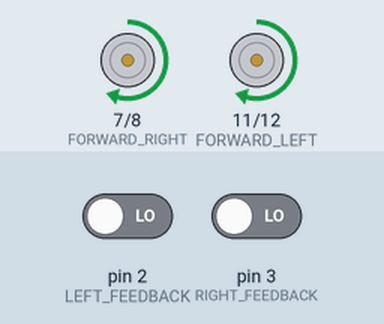
Simulated run of this sketch. Board: Arduino Uno, built with avr-gcc and run on an emulated ATmega328P. On the bench: motor-driver pin pairs drawn as motors (green arrow = first pin HIGH = forward, orange = second pin HIGH = backward, longer = more drive, scaled by the enable pin). The inputs (shaded band) are chosen by the test bench; at power-on: pin 2 (LEFT_FEEDBACK) LOW, pin 3 (RIGHT_FEEDBACK) LOW.

Above: at 0.1 s.
At 16.1 s:
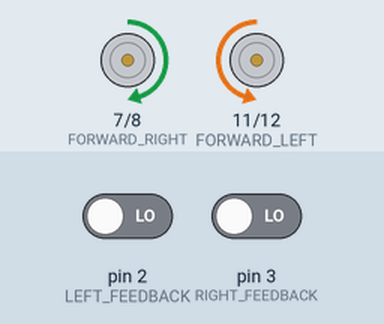
At 36.1 s:
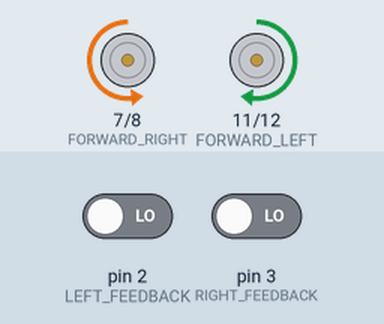
Timing chart, 0 to 39.5 s (numbered marks = the images above):
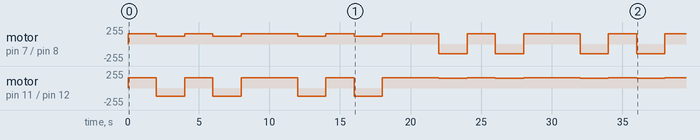

The sketch:

Story_7.ino
```cpp
int const FORWARD_RIGHT = 7;
int const REVERSE_RIGHT = 8;
int const ENABLE_RIGHT = 9;
int const ENABLE_LEFT = 10;
int const FORWARD_LEFT = 11;
int const REVERSE_LEFT = 12;
const int LEFT_FEEDBACK = 2;
const int RIGHT_FEEDBACK = 3;
volatile int leftcounter = 0;
volatile int rightcounter = 0;

void setup()
{
  Serial.begin(115200);
  attachInterrupt(digitalPinToInterrupt(LEFT_FEEDBACK), LeftMotorISR,RISING);
  attachInterrupt(digitalPinToInterrupt(RIGHT_FEEDBACK), RightMotorISR,RISING);
  pinMode(FORWARD_LEFT, OUTPUT);
  pinMode(REVERSE_LEFT, OUTPUT);
  pinMode(REVERSE_RIGHT, OUTPUT);
  pinMode(FORWARD_RIGHT, OUTPUT);
  pinMode(ENABLE_RIGHT, OUTPUT);
  pinMode(ENABLE_LEFT, OUTPUT);
}
void loop()
    {

  if(millis() > 40000) {
  stop();
  delay(1500);
  exit(0);
  }

  forwards(155,155);
  delay(2000);
  turningleft();
  delay(2000);
  forwards(155,155);
  delay(2000);
  turningleft();
  delay(2000);
  forwards(155,155);
  delay(4000);
  turningleft();
  delay(2000);
  forwards(155,155);
  delay(2000);
  turningleft();
  delay(2000);
  forwards(155,155);
  delay(4000);
  turningright();
  delay(2000);
  forwards(155,155);
  delay(2000);
  turningright();
  delay(2000);
  forwards(155,155);
  delay(4000);
  turningright();
  delay(2000);
  forwards(155,155);
  delay(2000);
  turningright();
  delay(2000);
  forwards(155,155);
  delay(2000);
  stop();
  delay(10000000);


} // end of loop

void LeftMotorISR()
    {
    leftcounter++;
     }

    void RightMotorISR()
    {
    rightcounter++;
             }

  void forwards(int leftspeed, int rightspeed)
  {
  analogWrite(ENABLE_RIGHT, rightspeed);
  analogWrite(ENABLE_LEFT, leftspeed);
  digitalWrite(FORWARD_RIGHT, HIGH);
  digitalWrite(FORWARD_LEFT, HIGH);
  digitalWrite(REVERSE_LEFT, LOW);
  digitalWrite(REVERSE_RIGHT, LOW);
             }


void turningleft() {
  analogWrite(ENABLE_RIGHT, 120);
  analogWrite(ENABLE_LEFT, 120);
  digitalWrite(FORWARD_RIGHT, HIGH);
  digitalWrite(FORWARD_LEFT, LOW);
  digitalWrite(REVERSE_LEFT, HIGH);
  digitalWrite(REVERSE_RIGHT, LOW);
}
void turningright() {
  analogWrite(ENABLE_RIGHT, 145);
  analogWrite(ENABLE_LEFT, 145);
  digitalWrite(FORWARD_RIGHT, LOW);
  digitalWrite(FORWARD_LEFT, HIGH);
  digitalWrite(REVERSE_LEFT, LOW);
  digitalWrite(REVERSE_RIGHT, HIGH);
}

  void backwards()
  {
  digitalWrite(ENABLE_RIGHT, HIGH);
  digitalWrite(ENABLE_LEFT, HIGH);
  digitalWrite(FORWARD_LEFT, LOW);
  digitalWrite(FORWARD_RIGHT, LOW);
  digitalWrite(REVERSE_LEFT, HIGH);
  digitalWrite(REVERSE_RIGHT, HIGH);
           }
  void stop()
  {
  digitalWrite(ENABLE_RIGHT, LOW);
  digitalWrite(ENABLE_LEFT, LOW);
  digitalWrite(FORWARD_LEFT, LOW);
  digitalWrite(FORWARD_RIGHT, LOW);
  digitalWrite(REVERSE_LEFT, LOW);
  digitalWrite(REVERSE_RIGHT, LOW);
               }

void controlleft() {
  if (rightcounter > leftcounter)
  {
     forwards(165,155);
  }
}

void controlright() {
  if (leftcounter < rightcounter)
  {
    forwards(155,165);
  }
}
```

Measured:
- by itself, motor on pin 7 (FORWARD_RIGHT) / pin 8 (REVERSE_RIGHT): stopped → forward 155/255 at 0.00 s, → forward 120/255 2.0 s later, → forward 155/255 2.0 s later, → forward 120/255 2.0 s later, … (17 changes in this stretch)
- by itself, motor on pin 11 (FORWARD_LEFT) / pin 12 (REVERSE_LEFT): stopped → forward 155/255 at 0.00 s, → backward 120/255 2.0 s later, → forward 155/255 2.0 s later, → backward 120/255 2.0 s later, … (17 changes in this stretch)
